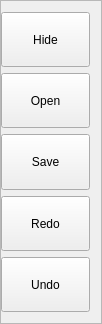
<?xml version="1.0" encoding="UTF-8"?>
<ui version="4.0">
 <class>RightMenuWidget</class>
 <widget class="QFrame" name="RightMenuWidget">
  <property name="geometry">
   <rect>
    <x>0</x>
    <y>0</y>
    <width>102</width>
    <height>324</height>
   </rect>
  </property>
  <property name="windowTitle">
   <string>Frame</string>
  </property>
  <property name="frameShape">
   <enum>QFrame::StyledPanel</enum>
  </property>
  <property name="frameShadow">
   <enum>QFrame::Raised</enum>
  </property>
  <layout class="QVBoxLayout" name="verticalLayout">
   <property name="leftMargin">
    <number>0</number>
   </property>
   <item>
    <widget class="QToolButton" name="hideButton">
     <property name="sizePolicy">
      <sizepolicy hsizetype="Minimum" vsizetype="Minimum">
       <horstretch>0</horstretch>
       <verstretch>0</verstretch>
      </sizepolicy>
     </property>
     <property name="text">
      <string>Hide</string>
     </property>
    </widget>
   </item>
   <item>
    <widget class="QToolButton" name="openButton">
     <property name="sizePolicy">
      <sizepolicy hsizetype="Minimum" vsizetype="Minimum">
       <horstretch>0</horstretch>
       <verstretch>0</verstretch>
      </sizepolicy>
     </property>
     <property name="text">
      <string>Open</string>
     </property>
    </widget>
   </item>
   <item>
    <widget class="QToolButton" name="saveButton">
     <property name="sizePolicy">
      <sizepolicy hsizetype="Minimum" vsizetype="Minimum">
       <horstretch>0</horstretch>
       <verstretch>0</verstretch>
      </sizepolicy>
     </property>
     <property name="text">
      <string>Save</string>
     </property>
    </widget>
   </item>
   <item>
    <widget class="QToolButton" name="redoButton">
     <property name="sizePolicy">
      <sizepolicy hsizetype="Minimum" vsizetype="Minimum">
       <horstretch>0</horstretch>
       <verstretch>0</verstretch>
      </sizepolicy>
     </property>
     <property name="text">
      <string>Redo</string>
     </property>
    </widget>
   </item>
   <item>
    <widget class="QToolButton" name="undoButton">
     <property name="sizePolicy">
      <sizepolicy hsizetype="Minimum" vsizetype="Minimum">
       <horstretch>0</horstretch>
       <verstretch>0</verstretch>
      </sizepolicy>
     </property>
     <property name="text">
      <string>Undo</string>
     </property>
    </widget>
   </item>
  </layout>
 </widget>
 <resources/>
 <connections/>
</ui>
